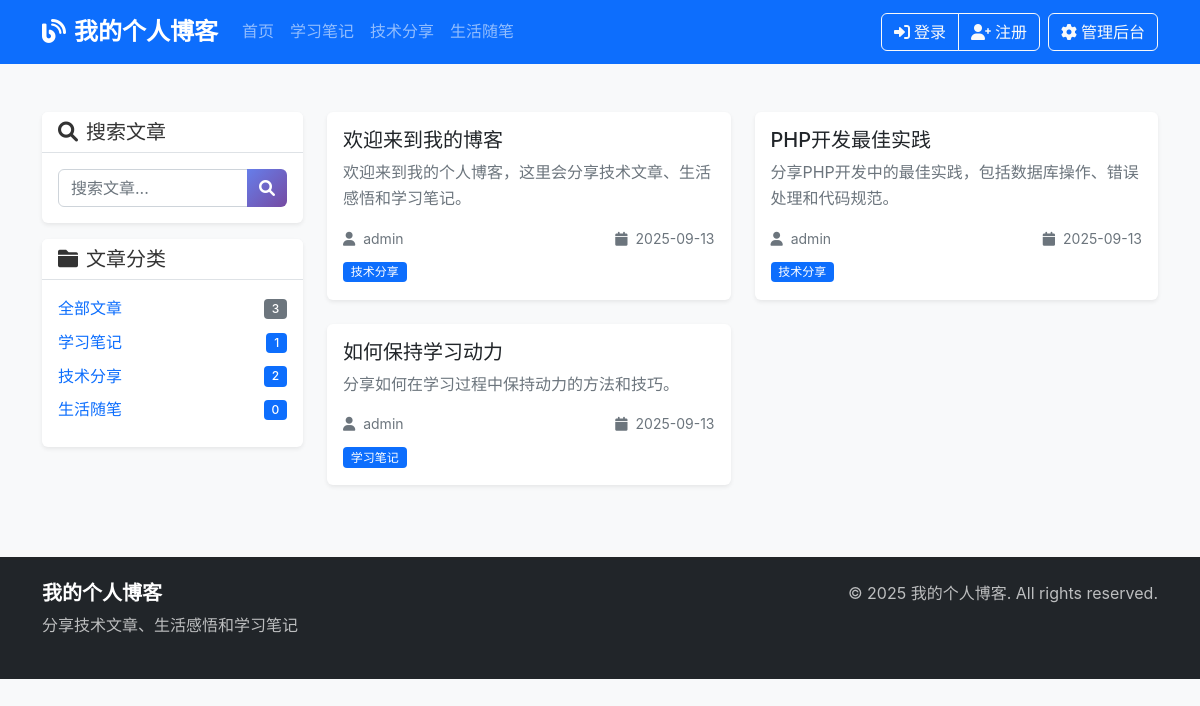
The page / on the database its author committed.
### tables this page shows
CREATE TABLE categories (
    id INT AUTO_INCREMENT PRIMARY KEY,
    name VARCHAR(100) NOT NULL,
    slug VARCHAR(100) NOT NULL UNIQUE,
    description TEXT,
    created_at TIMESTAMP DEFAULT CURRENT_TIMESTAMP
);

CREATE TABLE posts (
    id INT AUTO_INCREMENT PRIMARY KEY,
    title VARCHAR(255) NOT NULL,
    slug VARCHAR(255) NOT NULL UNIQUE,
    content LONGTEXT NOT NULL,
    excerpt TEXT,
    featured_image VARCHAR(255),
    category_id INT,
    author_id INT NOT NULL,
    status ENUM('draft', 'published') DEFAULT 'draft',
    published_at TIMESTAMP NULL,
    created_at TIMESTAMP DEFAULT CURRENT_TIMESTAMP,
    updated_at TIMESTAMP DEFAULT CURRENT_TIMESTAMP ON UPDATE CURRENT_TIMESTAMP,
    FOREIGN KEY (category_id) REFERENCES categories(id) ON DELETE SET NULL,
    FOREIGN KEY (author_id) REFERENCES users(id) ON DELETE CASCADE
);

CREATE TABLE users (
    id INT AUTO_INCREMENT PRIMARY KEY,
    username VARCHAR(50) NOT NULL UNIQUE,
    email VARCHAR(100) NOT NULL UNIQUE,
    password VARCHAR(255) NOT NULL,
    role ENUM('admin', 'editor') DEFAULT 'editor',
    created_at TIMESTAMP DEFAULT CURRENT_TIMESTAMP,
    updated_at TIMESTAMP DEFAULT CURRENT_TIMESTAMP ON UPDATE CURRENT_TIMESTAMP
);

### classes/Category.php (called while the page is built, shortened)
<?php
class Category {
    private $db;
    public function __construct() {
        $this->db = new Database();
    }
    public function getCategoriesWithPostCount() {
        $sql = "SELECT c.*, COUNT(p.id) as post_count
                FROM categories c
                LEFT JOIN posts p ON c.id = p.category_id AND p.status = 'published'
                GROUP BY c.id
                ORDER BY c.name ASC";
        return $this->db->query($sql);
    }
}
?>

### classes/Database.php (called while the page is built, shortened)
<?php
class Database {
    private $host;
    private $db_name;
    private $username;
    private $password;
    private $charset;
    private $pdo;
    public function __construct() {
        $this->host = DB_HOST;
        $this->db_name = DB_NAME;
        $this->username = DB_USER;
        $this->password = DB_PASS;
        $this->charset = DB_CHARSET;
    }
    public function getConnection() {
        if ($this->pdo === null) {
            try {
                $dsn = "mysql:host={$this->host};dbname={$this->db_name};charset={$this->charset}";
                $options = [
                    PDO::ATTR_ERRMODE => PDO::ERRMODE_EXCEPTION,
                    PDO::ATTR_DEFAULT_FETCH_MODE => PDO::FETCH_ASSOC,
                    PDO::ATTR_EMULATE_PREPARES => false,
                ];
                $this->pdo = new PDO($dsn, $this->username, $this->password, $options);
            } catch (PDOException $e) {
                throw new PDOException($e->getMessage(), (int)$e->getCode());
            }
        }
        return $this->pdo;
    }
    public function query($sql, $params = []) {
        try {
            $stmt = $this->getConnection()->prepare($sql);
            $stmt->execute($params);
            return $stmt->fetchAll();
        } catch (PDOException $e) {
            throw new PDOException($e->getMessage(), (int)$e->getCode());
        }
    }
    public function queryOne($sql, $params = []) {
        try {
            $stmt = $this->getConnection()->prepare($sql);
            $stmt->execute($params);
            return $stmt->fetch();
        } catch (PDOException $e) {
            throw new PDOException($e->getMessage(), (int)$e->getCode());
        }
    }
}
?>

### classes/Post.php (called while the page is built, shortened)
<?php
class Post {
    private $db;
    public function __construct() {
        $this->db = new Database();
    }
    public function getPublishedPosts($page = 1, $limit = POSTS_PER_PAGE, $categoryId = null) {
        $offset = ($page - 1) * $limit;
        $whereClause = "WHERE p.status = 'published'";
        $params = [];
        $sql = "SELECT p.*, c.name as category_name, c.slug as category_slug,
                       u.username as author_name
                FROM posts p
                LEFT JOIN categories c ON p.category_id = c.id
                LEFT JOIN users u ON p.author_id = u.id
                $whereClause
                ORDER BY p.published_at DESC
                LIMIT ? OFFSET ?";
        $params[] = $limit;
        $params[] = $offset;
        return $this->db->query($sql, $params);
    }
    public function getTotalPosts($categoryId = null) {
        $whereClause = "WHERE status = 'published'";
        $params = [];
        $result = $this->db->queryOne("SELECT COUNT(*) as total FROM posts $whereClause", $params);
        return $result['total'];
    }
}
?>

### index.php (the view, shortened to what this page needs)
<?php
require_once 'classes/Database.php';
require_once 'classes/Post.php';
require_once 'classes/Category.php';
$post = new Post();
$category = new Category();
$page = isset($_GET['page']) ? (int)$_GET['page'] : 1;
$categoryId = isset($_GET['category']) ? (int)$_GET['category'] : null;
$search = isset($_GET['search']) ? trim($_GET['search']) : '';
$categories = $category->getCategoriesWithPostCount();
if ($search) {
    $posts = $post->searchPosts($search, $page, POSTS_PER_PAGE);
    $totalPosts = count($post->searchPosts($search, 1, 9999));
} else {
    $posts = $post->getPublishedPosts($page, POSTS_PER_PAGE, $categoryId);
}
?>
<!DOCTYPE html>
<html lang="zh-CN">
<head>
    <link href="https://cdn.jsdelivr.net/npm/bootstrap@5.1.3/dist/css/bootstrap.min.css" rel="stylesheet">
    <link href="https://cdnjs.cloudflare.com/ajax/libs/font-awesome/6.0.0/css/all.min.css" rel="stylesheet">
    <link href="assets/css/style.css" rel="stylesheet">
</head>
<body>
    <nav class="navbar navbar-expand-lg navbar-dark bg-primary">
        <div class="container">
            <a class="navbar-brand fw-bold" href="index.php">
                <i class="fas fa-blog me-2"></i><?php echo SITE_NAME; ?>
            </a>
            <div class="collapse navbar-collapse" id="navbarNav">
                <ul class="navbar-nav me-auto">
                    <li class="nav-item">
                        <a class="nav-link" href="index.php">首页</a>
                    </li>
                    <?php foreach ($categories as $cat): ?>
                    <li class="nav-item">
                        <a class="nav-link" href="index.php?category=<?php echo $cat['id']; ?>">
                            <?php echo htmlspecialchars($cat['name']); ?>
                        </a>
                    </li>
                    <?php endforeach; ?>
                </ul>
                <div class="d-flex">
                    <?php if (isset($_SESSION['user_id'])): ?>
                    <div class="dropdown">
                        <a class="btn btn-outline-light dropdown-toggle" href="#" role="button" data-bs-toggle="dropdown">
                            <i class="fas fa-user me-1"></i><?php echo htmlspecialchars($_SESSION['username']); ?>
                        </a>
                        <ul class="dropdown-menu">
                            <li><a class="dropdown-item" href="write.php">
                                <i class="fas fa-edit me-1"></i>写文章
                            </a></li>
                            <li><hr class="dropdown-divider"></li>
                            <li><a class="dropdown-item" href="logout.php">
                                <i class="fas fa-sign-out-alt me-1"></i>退出登录
                            </a></li>
                        </ul>
                    </div>
                    <?php else: ?>
                    <div class="btn-group me-2">
                        <a href="login.php" class="btn btn-outline-light">
                            <i class="fas fa-sign-in-alt me-1"></i>登录
                        </a>
                        <?php if (ALLOW_REGISTRATION): ?>
                        <a href="register.php" class="btn btn-outline-light">
                            <i class="fas fa-user-plus me-1"></i>注册
                        </a>
                        <?php endif; ?>
                    </div>
                    <?php endif; ?>
                    <a href="admin/login.php" class="btn btn-outline-light">
                        <i class="fas fa-cog me-1"></i>管理后台
                    </a>
                </div>
            </div>
        </div>
    </nav>
    <div class="container my-5">
        <div class="row">
            <div class="col-lg-3 mb-4">
                <div class="card">
                    <div class="card-header">
                        <h5 class="mb-0"><i class="fas fa-search me-2"></i>搜索文章</h5>
                    </div>
                    <div class="card-body">
                        <form method="GET" action="index.php">
                            <div class="input-group">
                                <input type="text" class="form-control" name="search"
                                       value="<?php echo htmlspecialchars($search); ?>"
                                       placeholder="搜索文章...">
                                <button class="btn btn-primary" type="submit">
                                    <i class="fas fa-search"></i>
                                </button>
                            </div>
                        </form>
                    </div>
                </div>
                <div class="card mt-3">
                    <div class="card-header">
                        <h5 class="mb-0"><i class="fas fa-folder me-2"></i>文章分类</h5>
                    </div>
                    <div class="card-body">
                        <ul class="list-unstyled mb-0">
                            <li class="mb-2">
                                <a href="index.php" class="text-decoration-none d-flex justify-content-between align-items-center">
                                    <span>全部文章</span>
                                    <span class="badge bg-secondary"><?php echo $post->getTotalPosts(); ?></span>
                                </a>
                            </li>
                            <?php foreach ($categories as $cat): ?>
                            <li class="mb-2">
                                <a href="index.php?category=<?php echo $cat['id']; ?>"
                                   class="text-decoration-none d-flex justify-content-between align-items-center
                                   <?php echo ($categoryId == $cat['id']) ? 'text-primary fw-bold' : ''; ?>">
                                    <span><?php echo htmlspecialchars($cat['name']); ?></span>
                                    <span class="badge bg-primary"><?php echo $cat['post_count']; ?></span>
                                </a>
                            </li>
                            <?php endforeach; ?>
                        </ul>
                    </div>
                </div>
            </div>
            <div class="col-lg-9">
                <?php if (empty($posts)): ?>
                <div class="text-center py-5">
                    <i class="fas fa-file-alt fa-3x text-muted mb-3"></i>
                    <h4 class="text-muted">暂无文章</h4>
                    <p class="text-muted">
                        <?php if ($search): ?>
                        没有找到相关文章，请尝试其他关键词。
                        <?php else: ?>
                        该分类下还没有文章。
                        <?php endif; ?>
                    </p>
                </div>
                <?php else: ?>
                <div class="row">
                    <?php foreach ($posts as $article): ?>
                    <div class="col-md-6 mb-4">
                        <div class="card h-100 shadow-sm">
                            <div class="card-body d-flex flex-column">
                                <h5 class="card-title">
                                    <a href="post.php?slug=<?php echo $article['slug']; ?>"
                                       class="text-decoration-none text-dark">
                                        <?php echo htmlspecialchars($article['title']); ?>
                                    </a>
                                </h5>
                                <p class="card-text text-muted flex-grow-1">
                                    <?php echo htmlspecialchars($article['excerpt']); ?>
                                </p>
                                <div class="mt-auto">
                                    <div class="d-flex justify-content-between align-items-center text-muted small">
                                        <div>
                                            <i class="fas fa-user me-1"></i>
                                            <?php echo htmlspecialchars($article['author_name']); ?>
                                        </div>
                                        <div>
                                            <i class="fas fa-calendar me-1"></i>
                                            <?php echo date('Y-m-d', strtotime($article['published_at'])); ?>
                                        </div>
                                    </div>
                                    <?php if ($article['category_name']): ?>
                                    <div class="mt-2">
                                        <a href="index.php?category=<?php echo $article['category_id']; ?>"
                                           class="badge bg-primary text-decoration-none">
                                            <?php echo htmlspecialchars($article['category_name']); ?>
                                        </a>
                                    </div>
                                    <?php endif; ?>
                                </div>
                            </div>
                        </div>
                    </div>
                    <?php endforeach; ?>
                </div>
                <?php endif; ?>
            </div>
        </div>
    </div>
    <footer class="bg-dark text-light py-4 mt-5">
        <div class="container">
            <div class="row">
                <div class="col-md-6">
                    <h5><?php echo SITE_NAME; ?></h5>
                    <p class="text-muted"><?php echo SITE_DESCRIPTION; ?></p>
                </div>
                <div class="col-md-6 text-md-end">
                    <p class="text-muted mb-0">
                        &copy; <?php echo date('Y'); ?> <?php echo SITE_NAME; ?>. All rights reserved.
                    </p>
                </div>
            </div>
        </div>
    </footer>
</body>
</html>

### assets/css/style.css (style rules this page uses)
:root { --primary-color: #0d6efd; --secondary-color: #6c757d; --success-color: #198754; --danger-color: #dc3545; --warning-color: #ffc107; --info-color: #0dcaf0; --light-color: #f8f9fa; --dark-color: #212529; --border-radius: 0.375rem; --box-shadow: 0 0.125rem 0.25rem rgba(0, 0, 0, 0.075); --transition: all 0.15s ease-in-out; }
* { box-sizing: border-box; }
body { font-family: -apple-system, BlinkMacSystemFont, 'Segoe UI', Roboto, 'Helvetica Neue', Arial, sans-serif; line-height: 1.6; color: #333; background-color: #f8f9fa; }
.navbar-brand { font-size: 1.5rem; font-weight: 700; }
.navbar-nav .nav-link { font-weight: 500; transition: var(--transition); }
.card { border: none; border-radius: var(--border-radius); box-shadow: var(--box-shadow); transition: var(--transition); overflow: hidden; }
.card-header { background-color: #fff; border-bottom: 1px solid #dee2e6; font-weight: 600; }
.btn { border-radius: var(--border-radius); font-weight: 500; transition: var(--transition); }
.btn-primary { background: linear-gradient(135deg, #667eea 0%, #764ba2 100%); border: none; }
.badge { font-weight: 500; border-radius: 0.25rem; }
.input-group .form-control { border-radius: var(--border-radius) 0 0 var(--border-radius); }
.input-group .btn { border-radius: 0 var(--border-radius) var(--border-radius) 0; }
footer { margin-top: auto; }
footer h5 { color: #fff; font-weight: 600; }
footer .text-muted { color: rgba(255, 255, 255, 0.7) !important; }

### rows shown on the page
categories: name "学习笔记", post_count "1"
categories: name "技术分享", post_count "2"
categories: name "生活随笔", post_count "0"
posts: title "欢迎来到我的博客", excerpt "欢迎来到我的个人博客，这里会分享技术文章、生活感悟和学习笔记。", author.username "admin", published_at "2025-09-13", category.name "技术分享"
posts: title "PHP开发最佳实践", excerpt "分享PHP开发中的最佳实践，包括数据库操作、错误处理和代码规范。", author.username "admin", published_at "2025-09-13", category.name "技术分享"
posts: title "如何保持学习动力", excerpt "分享如何在学习过程中保持动力的方法和技巧。", author.username "admin", published_at "2025-09-13", category.name "学习笔记"

### other values the page prints
SITE_NAME "我的个人博客"
$post->getTotalPosts() "3"
SITE_DESCRIPTION "分享技术文章、生活感悟和学习笔记"
